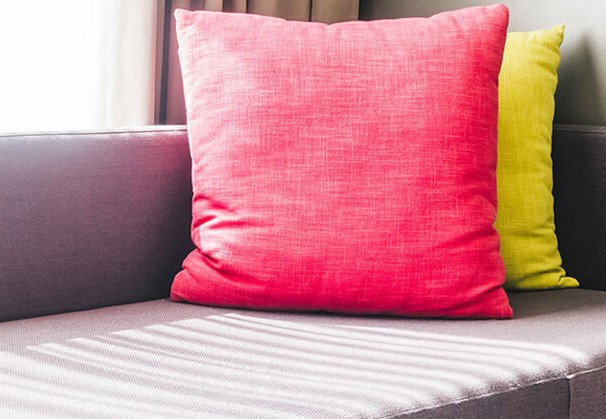
#> input picture Para/GPGPU - Numba/Lab_1.5/pillow-large.jpg, 606 x 419 px
$ python 3_Image_processing_on_CPU.py
#> lines starting #> are read from the running program, lines starting #| are printed output that depends on the picture
"""
Image processing on GPU
A Black&White image can be represented as a 2D array where each element is a value between 0 and 254. So turning an RGB image to a B&W one boils down to converting the 3 RGB values to a single one. The formula to do so is the following
    B&W value =   (0.3 * R) + (0.59 * G) + (0.11 * B)

We will  write the CUDA version of this algorithm. In this version, a thread will be responsible for computing the new value of a pixel. As seen during lecture, we need to compute the grid size, set-up the memory transfer, and write the kernel. We will assume 2D blocks and Grids.

Given a thread block of size (16,16,1) and an image, compute the grid size needed to process it.
Write the code to transfer the image-array to the GPU.
Allocate the array for the B&W image directly on the GPU.
Write the kernel and finish writing the full conversion.
"""
from numba import cuda
import numba as nb
import numpy as np
import sys
import math

import numpy as np
from numba import cuda

from PIL import Image

def to_gray(rgb):
    R, G, B = rgb
    return (0.3 * R) + (0.59 * G) + (0.11 * B)

src_img = "pillow-large.jpg"
dst_img = src_img[:-4] + "-bw.jpg"

img = Image.open(src_img)
#> img is the input picture: PIL image 606x419 RGB; mean R, G, B 199.6, 139.7, 146.3
src = np.array(img)

height, width, _ = src.shape
#> height = 419; width = 606

dst = np.zeros((height, width), dtype=np.int8)
for i in range(height):
    for j in range(width):
        dst[i, j] = to_gray(src[i, j])
#> this loop made 419 passes
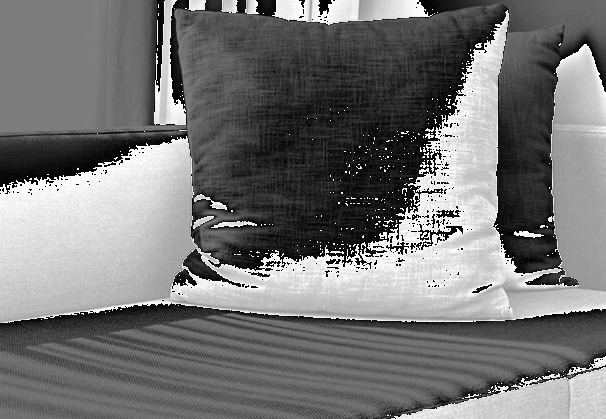
#> dst: shape (419, 606) int8; min -128, max 127, mean -11; drawn with min black and max white

Image.fromarray(dst, mode="L").save(dst_img)
